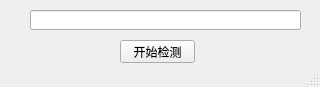
<?xml version="1.0" encoding="UTF-8"?>
<ui version="4.0">
 <class>MainWindow</class>
 <widget class="QMainWindow" name="MainWindow">
  <property name="geometry">
   <rect>
    <x>0</x>
    <y>0</y>
    <width>320</width>
    <height>87</height>
   </rect>
  </property>
  <property name="windowTitle">
   <string>恶意域名检测系统</string>
  </property>
  <widget class="QWidget" name="centralwidget">
   <widget class="QLineEdit" name="lineEdit">
    <property name="geometry">
     <rect>
      <x>30</x>
      <y>10</y>
      <width>271</width>
      <height>20</height>
     </rect>
    </property>
   </widget>
   <widget class="QPushButton" name="pushButton">
    <property name="geometry">
     <rect>
      <x>120</x>
      <y>40</y>
      <width>75</width>
      <height>23</height>
     </rect>
    </property>
    <property name="text">
     <string>开始检测</string>
    </property>
   </widget>
  </widget>
  <widget class="QStatusBar" name="statusbar"/>
 </widget>
 <resources/>
 <connections/>
</ui>
